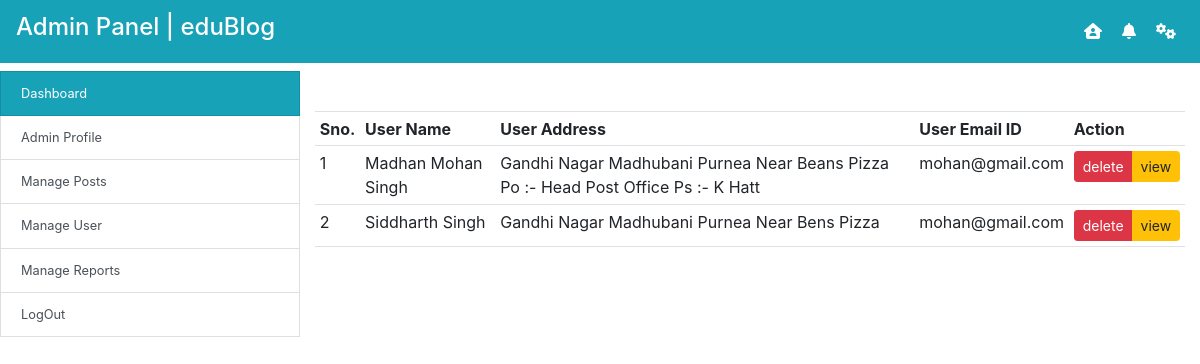
The app's page /secure_manage_user with its own data.
### datawork/models.py (models this page shows, shortened)
class NewUser(models.Model):
    nu_id = models.AutoField(primary_key=True)
    nu_name = models.CharField(max_length=200)
    nu_city = models.CharField(max_length=200, null=True)
    nu_state = models.CharField(max_length=200, null=True)
    nu_image = models.ImageField(upload_to="media")
    nu_doc = models.DateField()
    nu_address = models.TextField()
    nu_phone = models.CharField(max_length=200)
    nu_email = models.EmailField()
    nu_password = models.CharField(max_length=200)
    nu_myself = models.TextField()

### datawork/views.py (the view)
# urls.py: path('secure_manage_user', views.secure_manage_user, name="secure_manage_user"),
def secure_manage_user(r):
    return render(r, "secure/manage_user.html", {
        "users": NewUser.objects.all()
    })

### templates/secure/manage_user.html
{% extends 'secure/base.html' %}
{% load static %}
{% block secure_manage_user %}
      <table class="table table-stripped table-hover mt-5 table-sm">
        <tr>
            <th>Sno.</th>
            <th>User Name</th>
            <th>User Address</th>
            <th>User Email ID</th>
            <th>Action</th>
        </tr>
        {% for u in users %}
            <tr>
                <td>{{ u.nu_id }}</td>
                <td>{{ u.nu_name }}</td>
                <td>{{ u.nu_address }}</td>
                <td>{{ u.nu_email }}</td>
                <td>
                    <div class="btn-group">
                        <a href="" class="btn btn-sm btn-danger">delete</a>
                        <a href="" class="btn btn-sm btn-warning">view</a>
                    </div>
                </td>
            </tr>
        {% endfor %}
    </table>
{% endblock %}

### records on screen
NewUser: nu_id "1", nu_name "Madhan Mohan Singh", nu_address "Gandhi Nagar Madhubani Purnea Near Beans Pizza Po :- Head Post Office Ps :- K Hatt", nu_email "mohan@gmail.com"
NewUser: nu_id "2", nu_name "Siddharth Singh", nu_address "Gandhi Nagar Madhubani Purnea Near Bens Pizza", nu_email "mohan@gmail.com"
